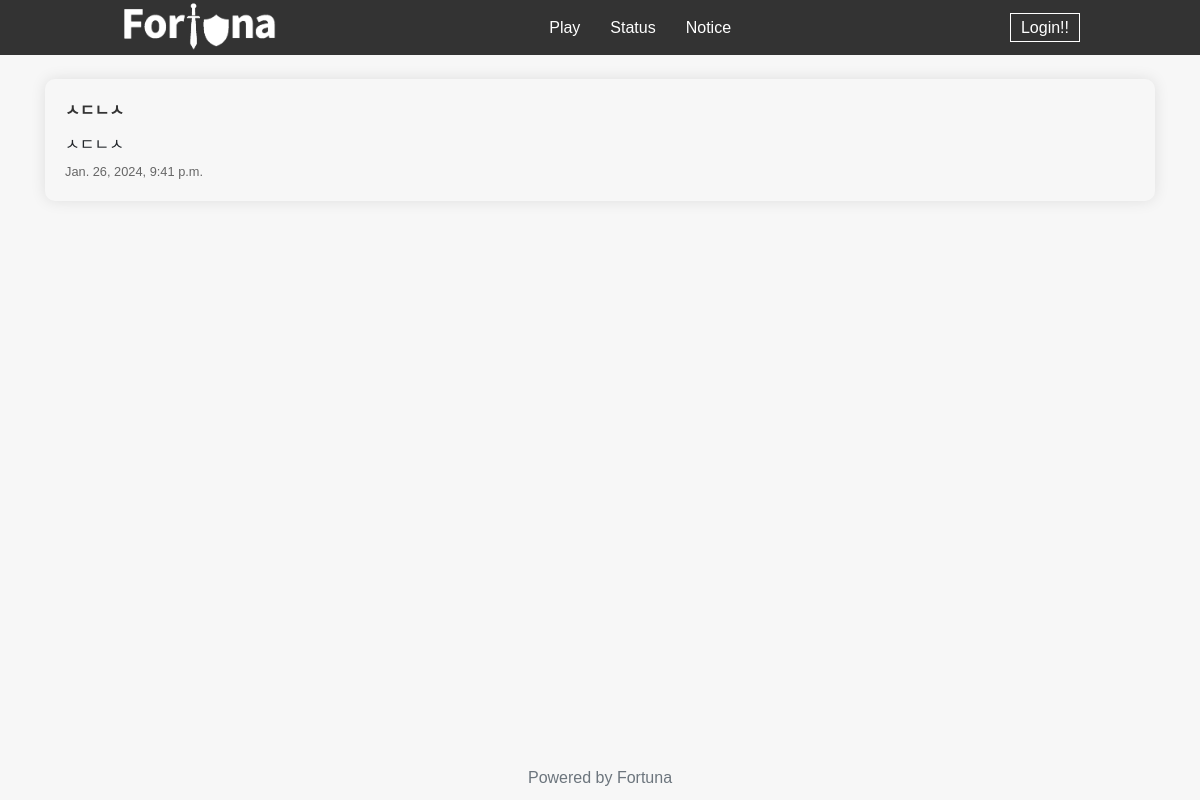
The page /notice/ on the database its author committed.
### notice/models.py (models this page shows, shortened)
class Notices(models.Model):
    created_at = models.DateTimeField(auto_now_add=True)
    title = models.CharField(max_length=255, null=True, blank=True)
    content = models.CharField(max_length=255, null=True, blank=True)

### notice/views.py (the view)
# urls.py: path('', views.notice_view, name='notice'),
def notice_view(request):
    notices = Notices.objects.all()
    return render(request, 'notice/notice.html', {'notices': notices})

### templates/notice/notice.html (shortened to what this page needs)
{% extends 'base.html' %}
{% block content %}
<div class="container">
    {% for notice in notices %}
    <div class="notice-box">
        <div class="notice-title">{{ notice.title }}</div>
        <div class="notice-content">{{ notice.content }}</div>
        <div class="notice-date">{{ notice.created_at }}</div>
    </div>
    {% empty %}
    <div class="notice-box">
        <div>공지사항이 없습니다.</div>
    </div>
    {% endfor %}
</div>
{% endblock content %}

### static/styles.css (style rules this page uses)
html, body { margin: 0; padding: 0; font-family: Arial, sans-serif; background-color: #f7f7f7; }

### templates/notice/notice.html (style rules this page uses)
.notice-box { margin-bottom: 20px; max-width: 1200px; padding: 20px; border-radius: 10px; box-shadow: 0 0 15px rgba(0, 0, 0, 0.1); word-wrap: break-word; }
.notice-title { color: #333; font-weight: bold; margin-bottom: 10px; }
.notice-content { margin-bottom: 5px; }
.notice-date { font-size: 0.8em; color: #666; }

### rows shown on the page
Notices: title "ㅅㄷㄴㅅ", content "ㅅㄷㄴㅅ", created_at "Jan. 26, 2024, 9:41 p.m."
